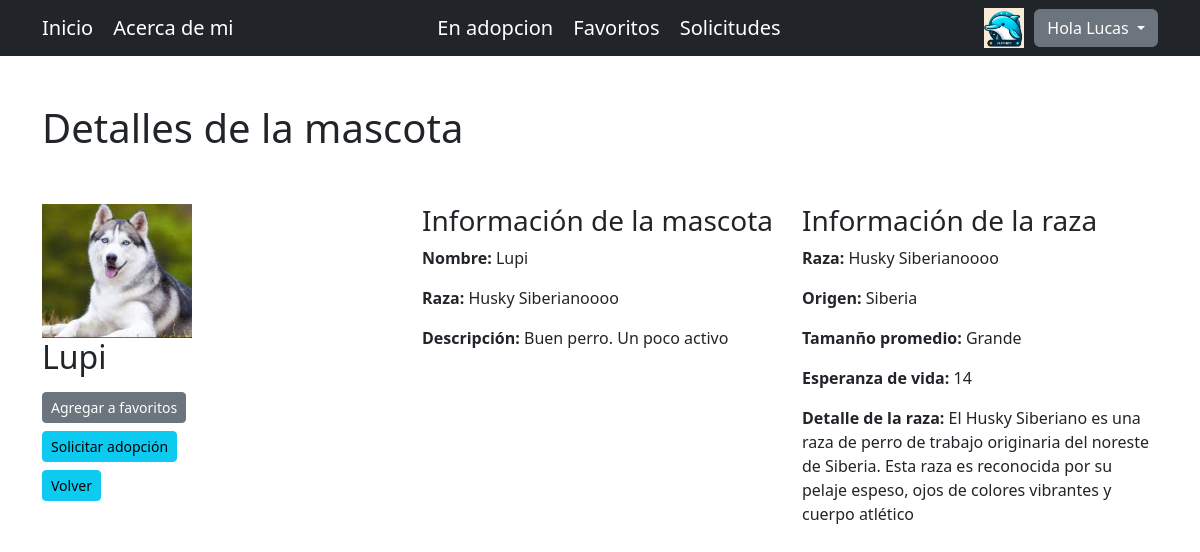
Screenshot of /detalle_mascota/3/ (signed in) with the database file from the repository.
### app_proyecto/models.py (models this page shows, shortened)
class Avatar(models.Model):
    usuario =models.OneToOneField(User, on_delete=models.CASCADE)
    imagen = models.ImageField(upload_to="avatares", null=True, blank=True)

class Mascota(models.Model):
    TIPO = [('PERRO', 'Perro'),('GATO', 'Gato'),('OTRO', 'Otro'),]
    nombre = models.CharField(max_length=50)
    raza = models.ForeignKey(Raza, on_delete=models.CASCADE)
    tipo = models.CharField(max_length=10, choices=TIPO)
    descripcion = models.TextField()
    foto = models.ImageField(upload_to='fotos', null=True, blank=True, default=None)
    disponible = models.BooleanField(default=True)

class Raza(models.Model):
    nombre = models.CharField(max_length=100)
    origen = models.CharField(max_length=100)
    tamanio_promedio = models.CharField(max_length=50)
    esperanza_de_vida = models.IntegerField()
    descripcion = models.TextField()
    def __str__(self):
        return self.nombre

### app_proyecto/views.py (the view)
# urls.py: path("detalle_mascota/<id_mascota>/", detalle_mascota, name="Detalle_Mascota"),
@login_required
def detalle_mascota(request, id_mascota):
    mascota = Mascota.objects.get(id=id_mascota)
    return render(request, "mascota/detalle_mascota.html", {"mascota": mascota})

### app_proyecto/templates/mascota/detalle_mascota.html (shortened to what this page needs)
{% extends "app_proyecto/padre.html" %}
{% load static %}
{% block titulo %}
<h1>Detalles de la mascota</h1>
<br><br><br><br>
{% endblock %}
{% block contenido %}
<div class="container py-1">
  <div class="row">
    <div class="col-md-4">
      {% if mascota.foto %}
      <img src="{{mascota.foto.url}}" alt="foto no disponible" style= "max-width: 150px">
      {% else %}
      <div>Foto no disponible</div>
      {% endif %}
      <h2>{{mascota.nombre}}</h2>
      {% if user.is_authenticated and not request.user.is_superuser %}
      <form method="post" action="{% url 'agregar_favorito' mascota.id %}">
        <input type="submit" value="Agregar a favoritos" class="btn btn-secondary btn-sm mt-2">
      </form>
      <div>
        <a href="{% url 'Crear_Solicitud' mascota.id %}" class="btn btn-info btn-sm mt-2">Solicitar adopción</a>
      </div>
      <div>
      {% endif %}
        <a href="{% url 'En_Adopcion' %}" class="btn btn-info btn-sm mt-2">Volver</a>
      </div>
    </div>
    <div class="col-md-4">
      <h3>Información de la mascota</h3>
      <p><strong>Nombre:</strong> {{mascota.nombre}}</p>
      <p><strong>Raza:</strong> {{mascota.raza}}</p>
      <p><strong>Descripción:</strong> {{mascota.descripcion}}</p>
    </div>
    <div class="col-md-4">
      <h3>Información de la raza</h3>
      <p><strong>Raza:</strong> {{mascota.raza.nombre}}</p>
      <p><strong>Origen:</strong> {{mascota.raza.origen}}</p>
      <p><strong>Tamanño promedio:</strong> {{mascota.raza.tamanio_promedio}}</p>
      <p><strong>Esperanza de vida:</strong> {{mascota.raza.esperanza_de_vida}}</p>
      <p><strong>Detalle de la raza:</strong> {{mascota.raza.descripcion}}</p>
    </div>
  </div>
</div>
{% endblock %}

### app_proyecto/templates/app_proyecto/padre.html (shortened to what this page needs)
<!DOCTYPE html>
<html lang="es">
<head>
    <link href="https://cdn.jsdelivr.net/npm/bootstrap@5.3.0-alpha1/dist/css/bootstrap.min.css" rel="stylesheet">
</head>
<body>
    <nav class="navbar navbar-dark bg-dark bg-light static-top">
        <div class="container">
            <div class="navbar-brand-group">
                <a class="navbar-brand" href="{% url 'Home' %}">Inicio</a>
                <a class="navbar-brand" href="{% url 'About' %}">Acerca de mi</a>
            </div>
            {% if user.is_authenticated %}
            <div class="navbar-brand-group">
                <a class="navbar-brand" href="{% url 'En_Adopcion' %}">En adopcion</a>
                {% if not request.user.is_superuser %}
                <a class="navbar-brand" href="{% url 'Listar_Favorito' %}">Favoritos</a>
                {% endif %}
                <a class="navbar-brand" href="{% url 'Listar_Solicitud' %}">Solicitudes</a>
            </div>
            <div class="navbar-brand-group d-flex align-items-center">
                <img src="{{user.avatar.imagen.url}}" width="40px" height="40px" alt="default.png" style="margin-right: 10px;">
                <div class="dropdown">
                    <button class="btn btn-secondary dropdown-toggle" type="button" id="dropdownMenuButton" data-bs-toggle="dropdown" aria-expanded="false">
                        Hola {{user.first_name}}
                    </button>
                </div>
            </div>
            {% else %}
            <div class="navbar-brand-group" style="text-align: right;">
                <a class="btn btn-primary" href="{% url 'Registrar' %}">Registrarse</a>
                <a class="btn btn-primary" href="{% url 'Loguin' %}">Iniciar Sesion</a>
            </div>
            {% endif %}
        </div>
    </nav>
<div class="container my-5">
  <div class="row">
    {% block titulo %}
    {% endblock titulo %}
    {% block contenido %}
    {% endblock contenido %}
  </div>
</div>
</body>
</html>

### rows the page displays
Mascota: foto (picture), nombre "Lupi", raza "Husky Siberianoooo", descripcion "Buen perro. Un poco activo", raza.nombre "Husky Siberianoooo", raza.origen "Siberia", raza.tamanio_promedio "Grande", raza.esperanza_de_vida "14", raza.descripcion "El Husky Siberiano es una raza de perro de trabajo originaria del noreste de Siberia. Esta raza es reconocida por su pelaje espeso, ojos de colores vibrantes y cuerpo atlético"

### other values shown
{{ user.first_name }} "Lucas"
